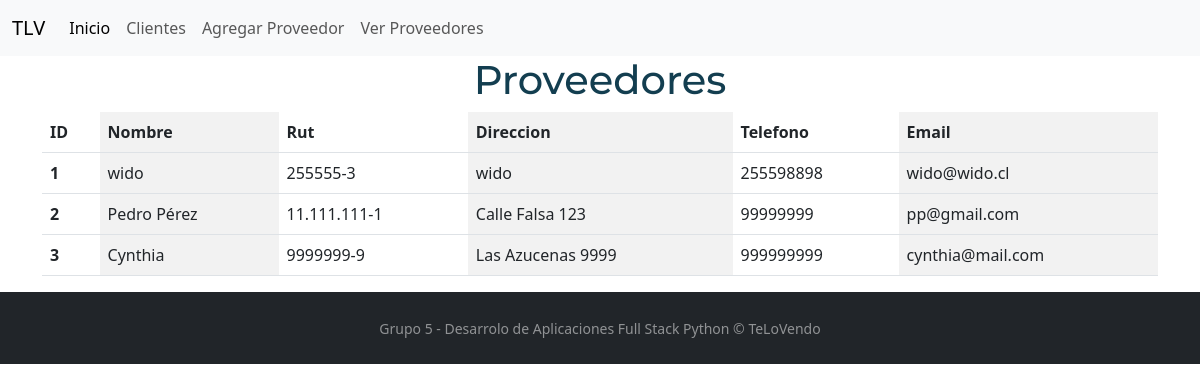
Screenshot of /proveedores/ with the database file from the repository.
### telovendoapp/models.py (models this page shows)
class Proveedores(models.Model):
    nombre = models.CharField(max_length=50, blank=False, null=True)
    rut = models.CharField(max_length=12, blank=False)
    direccion = models.CharField(max_length=50, blank=False, null=True)
    telefono = models.CharField(max_length=12, blank=False, null=True)
    email = models.EmailField(max_length=50, blank=False, null=True)

### telovendoapp/views.py (the view)
# urls.py: path('proveedores/', views.ProveedoresView.as_view(), name='proveedores')
class ProveedoresView(TemplateView):
    template_name = "proveedores.html"
    def get(self, request):
        proveedores = Proveedores.objects.all()
        context = {"proveedores": proveedores}
        return render(request, "proveedores.html", context)

### telovendoapp/templates/proveedores.html (shortened to what this page needs)
{% extends "base.html" %}
    {% block body %}
    <h1 class="titulo">Proveedores</h1>
    {% include "tablas/tablaproveedores.html"%}
    {% endblock %}

### telovendoapp/templates/base.html (shortened to what this page needs)
{% load static %}
<!DOCTYPE html>
<html lang="es">
<head>
    <link href="https://cdn.jsdelivr.net/npm/bootstrap@5.3.0/dist/css/bootstrap.min.css" rel="stylesheet">
    <link href="{% static 'assets/css/style.css' %}" rel="stylesheet" type="text/css" >
</head>
<body>
  <nav class="navbar navbar-expand-lg bg-body-tertiary">
    <div class="container-fluid">
      <a class="navbar-brand" href="{% url 'index' %}">TLV</a>
      <div class="collapse navbar-collapse" id="navbarNavDropdown">
        <ul class="navbar-nav">
          <li class="nav-item">
            <a class="nav-link active" aria-current="page" href={% url 'index' %}>Inicio</a>
          </li>
          <li class="nav-item">
            <a class="nav-link" href="{% url 'clients' %}">Clientes</a>
          </li>
          <li class="nav-item">
            <a class="nav-link" href="{% url 'registro_proveedores' %}">Agregar Proveedor</a>
          </li>
          <li class="nav-item">
            <a class="nav-link" href="{% url 'proveedores' %}">Ver Proveedores</a>
          </li>
        </ul>
      </div>
    </div>
  </nav>
  <div class="container">
    {% block body %} {% endblock %}
  </div>
  <footer id="sticky-footer" class="flex-shrink-0 py-4 bg-dark text-white-50">
    <div class="container text-center">
        <small>Grupo 5 - Desarrolo de Aplicaciones Full Stack Python &copy; TeLoVendo</small>
    </div>
</footer>
</body>
</html>

### telovendoapp/templates/tablas/tablaproveedores.html
<table class="table table-striped-columns">
    <thead>
        <tr>
            <th scope="col">ID</th>
            <th scope="col">Nombre</th>
            <th scope="col">Rut</th>
            <th scope="col">Direccion</th>
            <th scope="col">Telefono</th>
            <th scope="col">Email</th>
        </tr>
    </thead>
    <tbody>
        {% for proveedor in proveedores %}
        <tr>
            <th scope="row">{{ proveedor.id }}</th>
            <td>{{ proveedor.nombre }}</td>
            <td>{{ proveedor.rut }}</td>
            <td>{{ proveedor.direccion }}</td>
            <td>{{ proveedor.telefono }}</td>
            <td>{{ proveedor.email }}</td>
        </tr>
        {% endfor %}
    </tbody>
</table>

### telovendoapp/static/assets/css/style.css (style rules this page uses)
.titulo { font-family: 'Montserrat', sans-serif; font-weight: 500; color:rgb(19, 62, 80); text-align: center; }

### rows the page displays
Proveedores: id "1", nombre "wido", rut "255555-3", direccion "wido", telefono "255598898", email "wido@wido.cl"
Proveedores: id "2", nombre "Pedro Pérez", rut "11.111.111-1", direccion "Calle Falsa 123", telefono "99999999", email "pp@gmail.com"
Proveedores: id "3", nombre "Cynthia", rut "9999999-9", direccion "Las Azucenas 9999", telefono "999999999", email "cynthia@mail.com"
